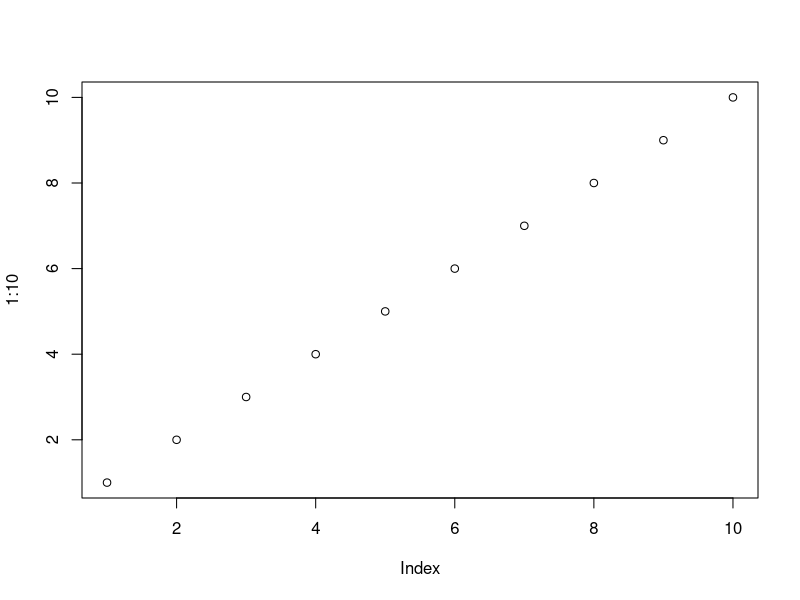
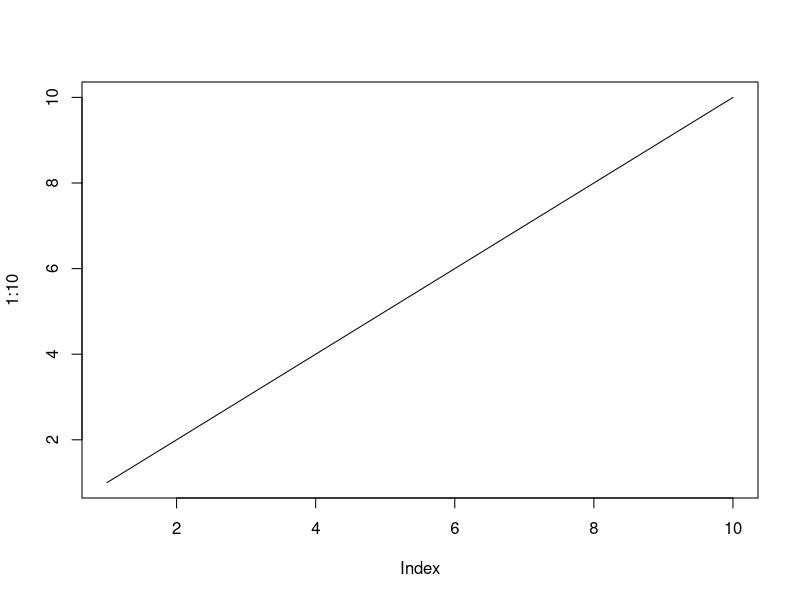
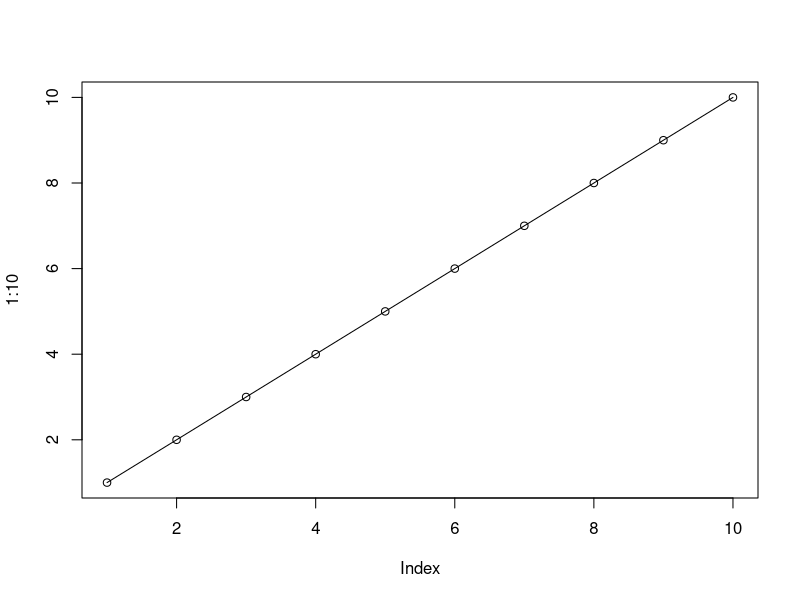
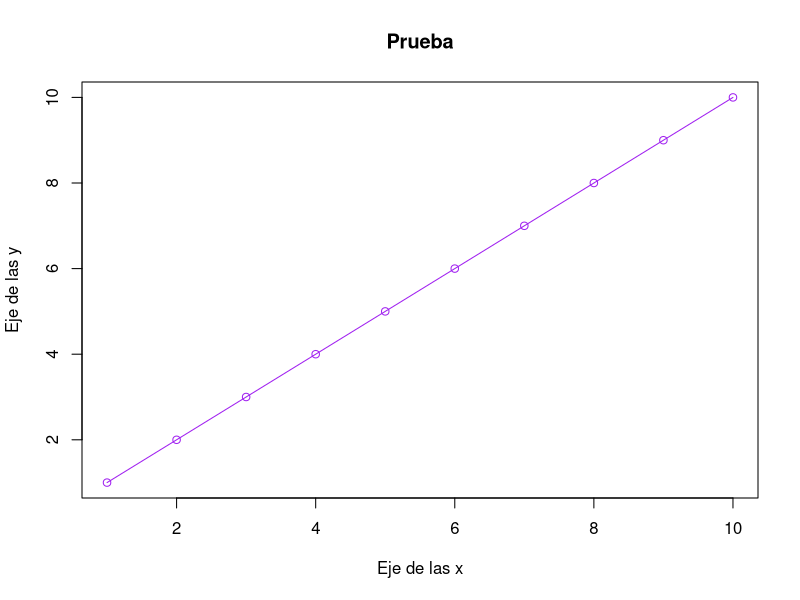
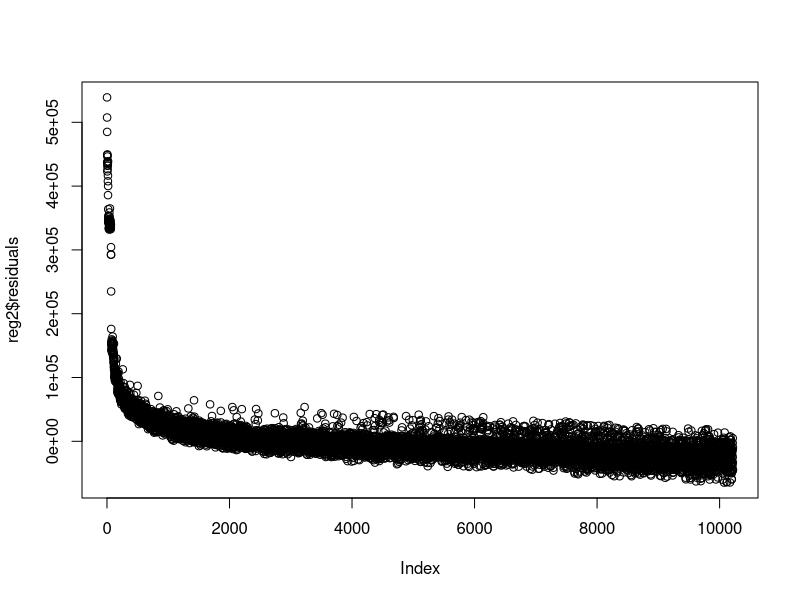

Recreate these plots in R, in order.
setwd("C:/Users/mca08/Downloads/Macroeconometría/Laboratorio 1")
library(AER)
library(ggplot2)
df <- read.csv("Datos Ingresos.csv")
head(df)
plot(1:10)
plot(1:10, t='l')
#par(mfrow = c(2,1)) this works for putting several together
plot(1:10, t='o')
plot(1:10, t='o', main = "Prueba", col = 'purple', ylab = "Eje de las y",
     xlab = 'Eje de las x')
colnames(df)
summary(df[,1]) #En los corchetes es primero fila y luego columna
dim(df)
summary(df[,1])[4]
summary(df[,1])[c(1,4)]
mean(df[,1])
summary(df)[,c(1,2)]
table(df$WAGE) #Da la tabla de frecuencias
var(df$WAGE)
var(df[,c(1,2)])
cov(df[,c(1,2)])
cor(df$WAGE, df$AGE)
reg <- lm(df$WAGE ~ df$AGE) #linear model
summary(reg)
reg2 <- lm(df$WAGE ~ df$AGE + df$EDUCATION)
summary(reg2)
reg3 <- lm(WAGE ~ AGE + EDUCATION, data = df)
summary(reg3)
reg4 <- lm(WAGE ~ AGE + EDUCATION -1, data = df) #-1 eliminates the intercept.
#Another option is writing +0
summary(reg4)
reg2$residuals
plot(reg2$residuals)
summary(reg2$residuals)
reg2$coefficients
coefficients(reg2)
#Las dos de arriba hacen lo mismo
confint(reg2)
confint(reg2, level = 0.99)
test <- df
datostemp <- 1:10218
test2 <- cbind(test, datostemp) #combina test y datostemp
vif(reg2)#Nos da el vif de cada variable
